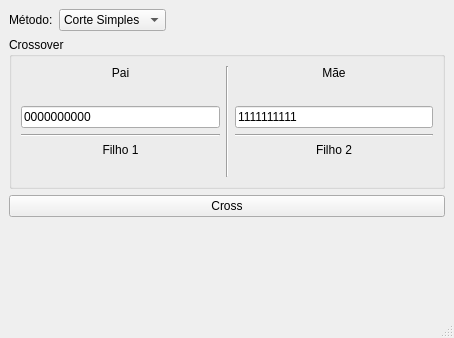
<?xml version="1.0" encoding="UTF-8"?>
<ui version="4.0">
 <class>MainWindow</class>
 <widget class="QMainWindow" name="MainWindow">
  <property name="geometry">
   <rect>
    <x>0</x>
    <y>0</y>
    <width>454</width>
    <height>338</height>
   </rect>
  </property>
  <property name="windowTitle">
   <string>MainWindow</string>
  </property>
  <widget class="QWidget" name="centralwidget">
   <layout class="QVBoxLayout" name="verticalLayout">
    <item>
     <layout class="QHBoxLayout" name="horizontalLayout">
      <item>
       <widget class="QLabel" name="label">
        <property name="text">
         <string>Método:</string>
        </property>
       </widget>
      </item>
      <item>
       <widget class="QComboBox" name="methodComboBox">
        <item>
         <property name="text">
          <string>Corte Simples</string>
         </property>
        </item>
        <item>
         <property name="text">
          <string>PMX</string>
         </property>
        </item>
       </widget>
      </item>
      <item>
       <spacer name="horizontalSpacer">
        <property name="orientation">
         <enum>Qt::Horizontal</enum>
        </property>
        <property name="sizeHint" stdset="0">
         <size>
          <width>40</width>
          <height>20</height>
         </size>
        </property>
       </spacer>
      </item>
     </layout>
    </item>
    <item>
     <widget class="QGroupBox" name="groupBox">
      <property name="title">
       <string>Crossover</string>
      </property>
      <layout class="QHBoxLayout" name="horizontalLayout_2">
       <item>
        <layout class="QVBoxLayout" name="verticalLayout_2">
         <item>
          <widget class="QLabel" name="label_2">
           <property name="text">
            <string>Pai</string>
           </property>
           <property name="alignment">
            <set>Qt::AlignCenter</set>
           </property>
          </widget>
         </item>
         <item>
          <widget class="QLabel" name="label_4">
           <property name="text">
            <string/>
           </property>
           <property name="pixmap">
            <pixmap>touro.png</pixmap>
           </property>
           <property name="alignment">
            <set>Qt::AlignCenter</set>
           </property>
          </widget>
         </item>
         <item>
          <widget class="QLineEdit" name="fatherLineEdit">
           <property name="inputMask">
            <string>BBBBBBBBBB</string>
           </property>
           <property name="text">
            <string>0000000000</string>
           </property>
           <property name="maxLength">
            <number>10</number>
           </property>
          </widget>
         </item>
         <item>
          <widget class="Line" name="line">
           <property name="orientation">
            <enum>Qt::Horizontal</enum>
           </property>
          </widget>
         </item>
         <item>
          <widget class="QLabel" name="label_6">
           <property name="text">
            <string>Filho 1</string>
           </property>
           <property name="alignment">
            <set>Qt::AlignCenter</set>
           </property>
          </widget>
         </item>
         <item>
          <layout class="QHBoxLayout" name="horizontalLayout_3">
           <item>
            <widget class="QLabel" name="son1Label1">
             <property name="text">
              <string/>
             </property>
             <property name="alignment">
              <set>Qt::AlignRight|Qt::AlignTrailing|Qt::AlignVCenter</set>
             </property>
            </widget>
           </item>
           <item>
            <widget class="QLabel" name="son1Label2">
             <property name="alignment">
              <set>Qt::AlignCenter</set>
             </property>
            </widget>
           </item>
           <item>
            <widget class="QLabel" name="son1Label3">
             <property name="text">
              <string/>
             </property>
            </widget>
           </item>
          </layout>
         </item>
        </layout>
       </item>
       <item>
        <widget class="Line" name="line_3">
         <property name="orientation">
          <enum>Qt::Vertical</enum>
         </property>
        </widget>
       </item>
       <item>
        <layout class="QVBoxLayout" name="verticalLayout_3">
         <item>
          <widget class="QLabel" name="label_3">
           <property name="text">
            <string>Mãe</string>
           </property>
           <property name="alignment">
            <set>Qt::AlignCenter</set>
           </property>
          </widget>
         </item>
         <item>
          <widget class="QLabel" name="label_5">
           <property name="text">
            <string/>
           </property>
           <property name="pixmap">
            <pixmap>vaca.png</pixmap>
           </property>
           <property name="alignment">
            <set>Qt::AlignCenter</set>
           </property>
          </widget>
         </item>
         <item>
          <widget class="QLineEdit" name="motherLineEdit">
           <property name="inputMask">
            <string>BBBBBBBBBB</string>
           </property>
           <property name="text">
            <string>1111111111</string>
           </property>
          </widget>
         </item>
         <item>
          <widget class="Line" name="line_2">
           <property name="orientation">
            <enum>Qt::Horizontal</enum>
           </property>
          </widget>
         </item>
         <item>
          <widget class="QLabel" name="label_7">
           <property name="text">
            <string>Filho 2</string>
           </property>
           <property name="alignment">
            <set>Qt::AlignCenter</set>
           </property>
          </widget>
         </item>
         <item>
          <layout class="QHBoxLayout" name="horizontalLayout_4">
           <item>
            <widget class="QLabel" name="son2Label1">
             <property name="text">
              <string/>
             </property>
             <property name="alignment">
              <set>Qt::AlignRight|Qt::AlignTrailing|Qt::AlignVCenter</set>
             </property>
            </widget>
           </item>
           <item>
            <widget class="QLabel" name="son2Label2">
             <property name="text">
              <string/>
             </property>
             <property name="alignment">
              <set>Qt::AlignCenter</set>
             </property>
            </widget>
           </item>
           <item>
            <widget class="QLabel" name="son2Label3">
             <property name="text">
              <string/>
             </property>
            </widget>
           </item>
          </layout>
         </item>
        </layout>
       </item>
      </layout>
     </widget>
    </item>
    <item>
     <widget class="QPushButton" name="crossPushButton">
      <property name="text">
       <string>Cross</string>
      </property>
     </widget>
    </item>
    <item>
     <spacer name="verticalSpacer">
      <property name="orientation">
       <enum>Qt::Vertical</enum>
      </property>
      <property name="sizeHint" stdset="0">
       <size>
        <width>20</width>
        <height>40</height>
       </size>
      </property>
     </spacer>
    </item>
   </layout>
  </widget>
  <widget class="QMenuBar" name="menubar">
   <property name="geometry">
    <rect>
     <x>0</x>
     <y>0</y>
     <width>454</width>
     <height>21</height>
    </rect>
   </property>
  </widget>
  <widget class="QStatusBar" name="statusbar"/>
 </widget>
 <resources/>
 <connections/>
</ui>
